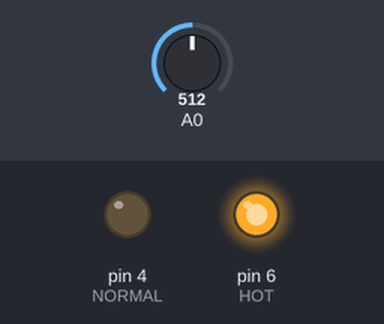
This sketch was run on a simulated Arduino Uno, built with avr-gcc and run on an emulated ATmega328P. Shown: output pins drawn as LEDs (lit = HIGH). Inputs (shaded band) come from the test bench; at power-on: A0 = 512.

Above: at 0.1 s.
Timing chart, 0 to 1.6 s (numbered marks = the images above):
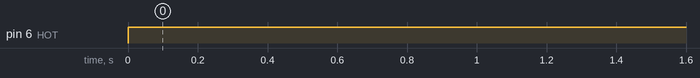

Measured:
- by itself, pin 6 (HOT): LOW → HIGH at 0.00 s

The sketch:

thermometer.ino
```cpp
// project 8
#define HOT        6
#define COLD       2
#define NORMAL     4
#define d          1000
float voltage  =   0;
float celsius  =   0;
float hotTemp  =   26;
float coldTemp =   20;
float sensor   =   0;

void setup()
{
pinMode(HOT, OUTPUT);
pinMode(NORMAL, OUTPUT);
pinMode(COLD, OUTPUT);
}

void loop()
{
sensor = analogRead(0);
voltage =(sensor*5000)/1024;
voltage = voltage - 0;
celsius = voltage/10;

if( celsius < coldTemp )
  {
    digitalWrite(COLD, HIGH);
    delay(d);
    digitalWrite(COLD, LOW);
  }
else if ( celsius > coldTemp && celsius <= hotTemp )
  {
    digitalWrite(NORMAL, HIGH);
    delay(d);
    digitalWrite(NORMAL, HIGH);
  }
else
  {
    digitalWrite(HOT, HIGH);
    delay(d);
    digitalWrite(HOT, HIGH);
  }

}
```
